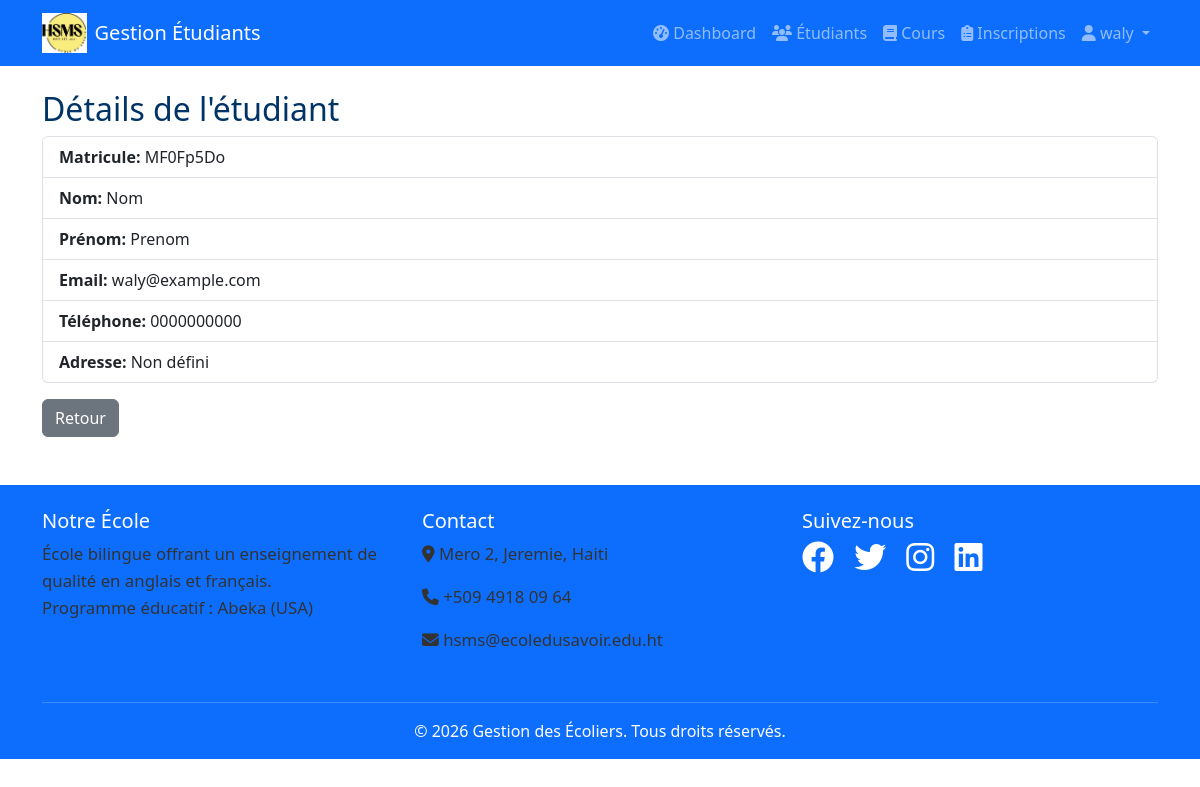
Screenshot of /etudiants/3/ (signed in) with the database file from the repository.
### core/models.py (models this page shows, shortened)
class Etudiant(models.Model):
    user = models.OneToOneField(User, on_delete=models.CASCADE, null=True, blank=True)
    matricule = models.CharField(max_length=20, unique=True)
    nom = models.CharField(max_length=100)
    prenom = models.CharField(max_length=100)
    email = models.EmailField(unique=True)
    telephone = models.CharField(max_length=20)
    date_naissance = models.DateField()
    date_inscription = models.DateTimeField(auto_now_add=True)
    adresse = models.TextField()
    photo = models.ImageField(upload_to="etudiants/", blank=True, null=True)

### core/views.py (the view)
# urls.py: path('etudiants/<int:pk>/', views.detail_etudiant, name='detail_etudiant'),
@login_required
def detail_etudiant(request, pk):
    etudiant = get_object_or_404(Etudiant, pk=pk)
    return render(request, 'etudiants/detail.html', {'etudiant': etudiant})

### templates/etudiants/detail.html (shortened to what this page needs)
{% extends 'base.html' %}
{% block content %}
<h2>Détails de l'étudiant</h2>
<ul class="list-group">
<li class="list-group-item"><b>Matricule:</b> {{ etudiant.matricule }}</li>
<li class="list-group-item"><b>Nom:</b> {{ etudiant.nom }}</li>
<li class="list-group-item"><b>Prénom:</b> {{ etudiant.prenom }}</li>
<li class="list-group-item"><b>Email:</b> {{ etudiant.email }}</li>
<li class="list-group-item"><b>Téléphone:</b> {{ etudiant.telephone }}</li>
<li class="list-group-item"><b>Adresse:</b> {{ etudiant.adresse }}</li>
</ul>
<a href="{% url 'liste_etudiants' %}" class="btn btn-secondary mt-3">Retour</a>
{% endblock %}

### templates/base.html (shortened to what this page needs)
<!DOCTYPE html>
<html lang="fr">
<head>
    {% load static %}
    <link rel="stylesheet" href="{% static 'css/style.css' %}">
    <link href="https://cdn.jsdelivr.net/npm/bootstrap@5.3.0/dist/css/bootstrap.min.css" rel="stylesheet">
    <link rel="stylesheet" href="https://cdnjs.cloudflare.com/ajax/libs/font-awesome/6.4.0/css/all.min.css">
</head>
<body>
    <nav class="navbar navbar-expand-lg navbar-dark bg-primary">
        <div class="container">
           <a class="navbar-brand d-flex align-items-center" href="{% url 'accueil' %}">
                <img src="{% static 'images/logos.jpeg' %}" alt="Logo" style="height:40px; width:auto;" class="me-2">
                <span>Gestion Étudiants</span>
            </a>
            <div class="collapse navbar-collapse" id="navbarNav">
                <ul class="navbar-nav ms-auto">
                    {% if user.is_authenticated %}
                        <li class="nav-item">
                            <a class="nav-link" href="{% url 'dashboard' %}">
                                <i class="fas fa-tachometer-alt"></i> Dashboard
                            </a>
                        </li>
                        <li class="nav-item">
                            <a class="nav-link" href="{% url 'liste_etudiants' %}">
                                <i class="fas fa-users"></i> Étudiants
                            </a>
                        </li>
                        <li class="nav-item">
                            <a class="nav-link" href="{% url 'liste_cours' %}">
                                <i class="fas fa-book"></i> Cours
                            </a>
                        </li>
                        <li class="nav-item">
                            <a class="nav-link" href="{% url 'liste_inscriptions' %}">
                                <i class="fas fa-clipboard-list"></i> Inscriptions
                            </a>
                        </li>
                        <li class="nav-item dropdown">
                            <a class="nav-link dropdown-toggle" href="#" id="userDropdown" role="button" data-bs-toggle="dropdown">
                                <i class="fas fa-user"></i> {{ user.username }}
                            </a>
                        </li>
                    {% endif %}
                </ul>
            </div>
        </div>
    </nav>
    <main class="container my-4">
        {% block content %}{% endblock %}
    </main>
<footer class="bg-primary text-white pt-4 pb-2 mt-5">
    <div class="container">
        <div class="row">
            <div class="col-md-4 mb-3">
                <h5>Notre École</h5>
                <p>École bilingue offrant un enseignement de qualité en anglais et français.<br>
                Programme éducatif : Abeka (USA)</p>
            </div>
            <div class="col-md-4 text-white mb-3">
                <h5>Contact</h5>
                <p><i class="fas fa-map-marker-alt"></i> Mero 2, Jeremie, Haiti</p>
                <p><i class="fas fa-phone"></i> +509 4918 09 64</p>
                <p><i class="fas fa-envelope"></i> hsms@ecoledusavoir.edu.ht</p>
            </div>
            <div class="col-md-4 text-white mb-3 text-center text-md-start">
                <h5>Suivez-nous</h5>
                <a href="#" class="text-white me-3"><i class="fab fa-facebook fa-2x"></i></a>
                <a href="#" class="text-white me-3"><i class="fab fa-twitter fa-2x"></i></a>
                <a href="#" class="text-white me-3"><i class="fab fa-instagram fa-2x"></i></a>
                <a href="#" class="text-white"><i class="fab fa-linkedin fa-2x"></i></a>
            </div>
        </div>
        <hr class="bg-light">
        <div class="text-center text-white pb-2">
            &copy; 2026 Gestion des Écoliers. Tous droits réservés.
        </div>
    </div>
</footer>
</body>
</html>

### static/css/style.css (style rules this page uses)
.container h2, .container h3 { color: #003366; }
.container p { font-size: 1.05rem; line-height: 1.6; color: #333; }
footer { background-color: #0d6efd; color: #fff; }
footer a { color: #fff; transition: color 0.3s; }
footer hr { margin: 1rem 0; border-color: #cfe2ff; }

### rows the page displays
Etudiant: matricule "MF0Fp5Do", nom "Nom", prenom "Prenom", email "waly@example.com", telephone "0000000000", adresse "Non défini"

### other values shown
{{ user.username }} "waly"
